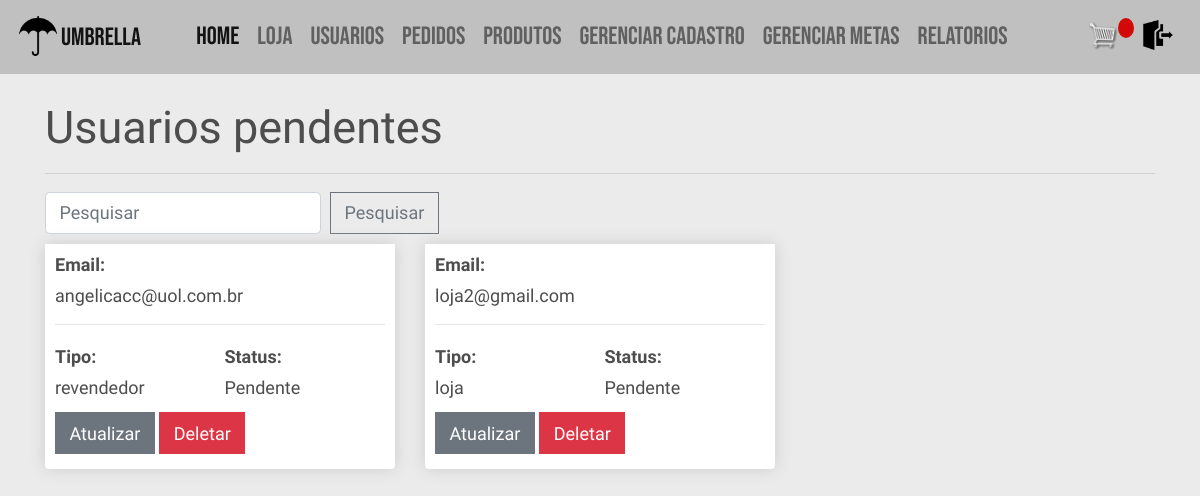
Before: /pesquisa_rev_novo/ (signed in) with the older database file.
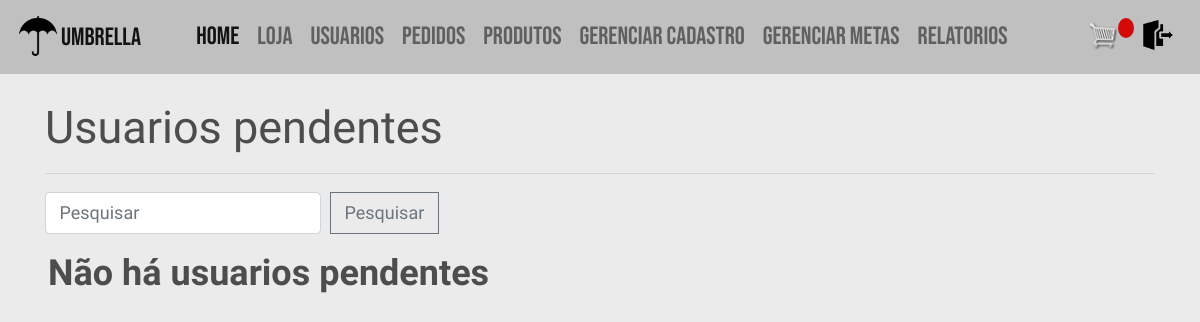
After: the same page with the newer database file.
### vendas/models.py (models this page shows, shortened)
class Revendedor(models.Model):
    user = models.OneToOneField(
        User, on_delete=models.CASCADE)
    nome = models.CharField(_("Nome"), max_length=100, blank=True)
    cpf = models.CharField(_("CPF"), max_length=15, blank=True)
    telefone = models.CharField(_("Telefone"), max_length=15, blank=True)
    cep = models.CharField(
        _("CEP"), max_length=15, blank=True)
    uf = models.CharField(
        _("UF"), max_length=2, blank=True)
    cidade = models.CharField(
        _("cidade"), max_length=50, blank=True)
    bairro = models.CharField(
        _("bairro"), max_length=50, blank=True)
    logradouro = models.CharField(
        _("logradouro"), max_length=100, blank=True)
    numero = models.CharField(
        _("numero"), max_length=5, blank=True)
    datanasc = models.DateField(
        _("Data de nascimento"), auto_now=False, auto_now_add=False, blank=True)
    sexo = models.CharField(_("sexo"), choices=opcoes_sexo,
                            max_length=30, blank=True)
    supervisor = models.ForeignKey(Supervisor, verbose_name=_(
        "supervisor"), on_delete=models.SET_NULL, null=True, blank=True)
    def meta_iniciante():
        return Meta.objects.get(nivel=Meta.INICIANTE)
    meta = models.ForeignKey(
        Meta, on_delete=models.SET_NULL, null=True, blank=True, default=meta_iniciante)
    is_aprovado = models.BooleanField(_('Aprovado'), default=False)

class Loja(models.Model):
    user = models.OneToOneField(User, on_delete=models.CASCADE)
    cnpj = models.CharField(_("CNPJ"), max_length=15, unique=True, blank=True)
    nome = models.CharField(
        _("nome"), max_length=50, blank=True)
    nome_fantasia = models.CharField(
        _("nome fantasia"), max_length=50, blank=True)
    cep = models.CharField(
        _("CEP"), max_length=15, blank=True)
    uf = models.CharField(
        _("UF"), max_length=2, blank=True)
    cidade = models.CharField(
        _("cidade"), max_length=50, blank=True)
    bairro = models.CharField(
        _("bairro"), max_length=50, blank=True)
    logradouro = models.CharField(
        _("logradouro"), max_length=100, blank=True)
    numero = models.CharField(
        _("numero"), max_length=5, blank=True)
    telefone = models.CharField(
        _("telefone"), max_length=30, blank=True)
    is_aprovado = models.BooleanField(_('Aprovado'), default=False)
    franquia = models.ForeignKey(Franquia, verbose_name=_(
        "franquia"), on_delete=models.SET_NULL, null=True, blank=True)

### users/models.py (models this page shows)
class User(AbstractBaseUser, PermissionsMixin):
    email = models.EmailField(_('email'), unique=True)
    is_staff = models.BooleanField(
        _('staff status'),
        default=False,
    )
    is_active = models.BooleanField(
        _('active'),
        default=True,
    )
    criado = models.DateTimeField(
        _('criado'),
        default=timezone.now,
    )
    REVENDEDOR = 'revendedor'
    LOJA = 'loja'
    SUPERVISOR = 'supervisor'
    FRANQUIA = 'franquia'
    opcoes_tipo = [
        (REVENDEDOR, "Revendedor"),
        (LOJA, "Loja"),
        (SUPERVISOR, "Supervisor"),
        (FRANQUIA, "Franquia"),
    ]
    tipo = models.CharField(
        _("tipo"), max_length=50, choices=opcoes_tipo, default=REVENDEDOR, null = True, blank = True)
    objects = UserManager()
    USERNAME_FIELD = 'email'
    def __str__(self):
        return self.email

### vendas/views.py (the view)
# urls.py: path('pesquisa_rev_novo/', views.pesquisaRevNovo,
def pesquisaRevNovo(request):
    from itertools import chain
    if request.user.tipo == User.FRANQUIA:
        revendedor_list = Revendedor.objects.filter(is_aprovado=False)
        loja_list = Loja.objects.filter(is_aprovado=False)
        supervisor_list = Supervisor.objects.filter(is_aprovado=False)
        object_list = list(chain(revendedor_list, loja_list, supervisor_list))
    else:
        object_list = Revendedor.objects.filter(is_aprovado=False)
    return render(request, 'vendas/revendedor_list.html', {'object_list': object_list})

### vendas/templates/vendas/revendedor_list.html
{% extends 'vendas/base.html' %}
{% load static %}
{% block content %}
	{% if request.user.tipo == 'supervisor' %}
		<h1>Revendedores pendentes</h1>
	{% else %}
		<h1>Usuarios pendentes</h1>
	{% endif %}
	<hr>
	<form class="form-inline" action="{% url 'pesquisa_usuarios' %}" method="get">
		<input class="form-control mr-sm-2" name="q" type="search" placeholder="Pesquisar" aria-label="Pesquisar">
		<button class="btn btn-outline-secondary my-2 my-sm-0" type="submit">Pesquisar</button>
	</form>
	<div class="row">
		{% if not object_list %}
			{% if request.user.tipo == 'supervisor' %}
				<h2 class="mt-3 ml-3"><strong>Não há revendedores pendentes</strong></h2>
			{% else %}
				<h2 class="mt-3 ml-3"><strong>Não há usuarios pendentes</strong></h2>
			{% endif %}
		{% else %}
			{% for revendedor in object_list %}
				<div class="col-lg-4">
					<div class="box-element product">
						<h6><strong>Email:</strong></h6>
						<h6>{{revendedor.user.email}}</h6>
						<hr>
						<div class="d-inline-flex w-50 flex-column">
							<h6 ><strong>Tipo: </strong></h6>
							<h6 >{{revendedor.user.tipo}}</h6>
						</div>
                        <div class="d-inline-flex flex-column">
                            <h6><strong>Status: </strong></h6>
                            {% if revendedor.is_aprovado %}
                                <h6>Aprovado</h6>
                            {% else %}
                                <h6>Pendente</h6>
                            {% endif %}
                        </div>
                        <div>
                            <a class="btn btn-secondary btn-me mt-1 mb-1" href="{% url 'atualizar_usuario' revendedor.user.id %}">Atualizar</a>
                            <a class="btn btn-danger btn-me mt-1 mb-1" href="{% url 'deletar_usuario' revendedor.user.id %}">Deletar</a>
                        </div>
					</div>
				</div>
			{% endfor %}
		{% endif %}
	</div>
{% endblock content %}

Changed rows visible on the page:
removed Revendedor: user.email "angelicacc@uol.com.br", user.tipo "revendedor", is_aprovado "Pendente"
removed Loja: user.email "loja2@gmail.com", user.tipo "loja", is_aprovado "Pendente"
Other visible differences:
text now shown: "Não há usuarios pendentes"
